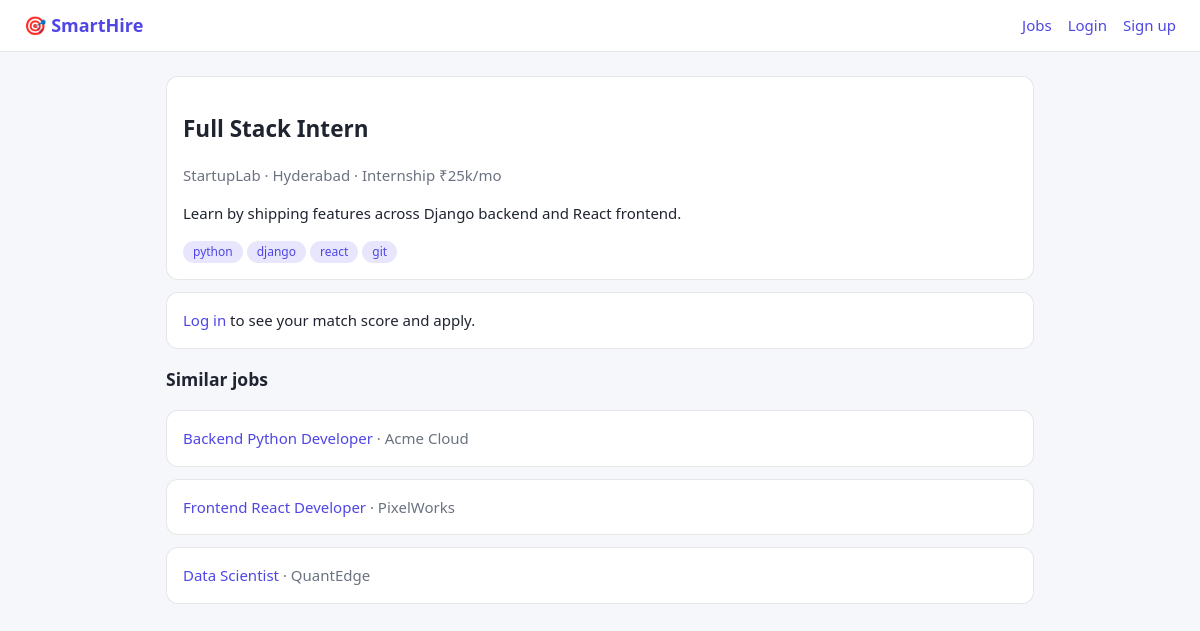
The page /job/6/ on the database its author committed.
### jobs/models.py (models this page shows, shortened)
class Job(models.Model):
    TYPES = [("FT","Full-time"),("PT","Part-time"),("CT","Contract"),("IN","Internship")]
    title = models.CharField(max_length=200)
    company = models.CharField(max_length=120)
    location = models.CharField(max_length=120)
    job_type = models.CharField(max_length=2, choices=TYPES, default="FT")
    remote = models.BooleanField(default=False)
    salary = models.CharField(max_length=60, blank=True)
    skills = models.CharField(max_length=300, blank=True, help_text="Comma separated")
    description = models.TextField()
    owner = models.ForeignKey(settings.AUTH_USER_MODEL, null=True, blank=True, on_delete=models.SET_NULL)
    posted = models.DateTimeField(auto_now_add=True)
    class Meta: ordering = ["-posted"]
    @property
    def skill_list(self): return [s.strip().lower() for s in self.skills.split(",") if s.strip()]
    @property
    def text(self): return f"{self.title} {self.title} {self.skills} {self.company} {self.location} {self.description}"

### jobs/views.py (the view)
# urls.py: path("", v.job_list, name="job_list"), path("job/<int:pk>/", v.job_detail, name="job_detail"),
def job_detail(request, pk):
    job = get_object_or_404(Job, pk=pk); ctx = {"job": job}
    if request.user.is_authenticated:
        p = _profile(request.user)
        ctx["score"], ctx["matched"], ctx["missing"] = ai.match(p.resume_text, p.skill_list, job)
        ctx["applied"] = Application.objects.filter(user=request.user, job=job).exists()
        ctx["form"] = ApplyForm()
    similar = [j for j, _ in ai.rank(job.text, Job.objects.exclude(pk=pk))[:3]]
    ctx["similar"] = similar
    return render(request, "jobs/job_detail.html", ctx)

### jobs/ai.py (called while the page is built)
def tokens(text):
    return [w for w in re.findall(r"[a-z0-9+#./]+", text.lower()) if w not in STOP and len(w) > 1]

def _idf(docs):
    df = Counter()
    for d in docs: df.update(set(d))
    n = len(docs)
    return {w: math.log((1 + n) / (1 + c)) + 1 for w, c in df.items()}

def _vec(toks, idf):
    return {w: c * idf.get(w, 1.0) for w, c in Counter(toks).items()}

def _cos(a, b):
    dot = sum(v * b.get(k, 0) for k, v in a.items())
    na, nb = math.sqrt(sum(v*v for v in a.values())), math.sqrt(sum(v*v for v in b.values()))
    return dot / (na * nb) if na and nb else 0.0

def rank(query, jobs):
    jobs = list(jobs); q = tokens(query)
    docs = [tokens(j.text) for j in jobs]
    idf = _idf(docs + [q]); qv = _vec(q, idf)
    out = [(j, _cos(qv, _vec(d, idf))) for j, d in zip(jobs, docs)]
    return sorted([x for x in out if x[1] > 0], key=lambda x: -x[1])

### jobs/templates/jobs/job_detail.html
{% extends "jobs/base.html" %}{% block content %}<div class="card"><h2>{{ job.title }}</h2>
<p class="muted">{{ job.company }} · {{ job.location }} · {{ job.get_job_type_display }} {{ job.salary }}</p>
<p>{{ job.description|linebreaks }}</p>{% for s in job.skill_list %}<span class="badge">{{ s }}</span>{% endfor %}</div>
{% if user.is_authenticated %}<div class="card"><div class="score">{{ score }}% AI match</div>
<p>Matched: {% for s in matched %}<span class="badge good">{{ s }}</span>{% empty %}<span class="muted">none yet</span>{% endfor %}</p>
<p>Skill gaps: {% for s in missing %}<span class="badge bad">{{ s }}</span>{% empty %}<span class="muted">none 🎉</span>{% endfor %}</p></div>
{% if applied %}<div class="card">✅ You've applied to this job.</div>{% else %}
<form class="card" method="post" action="{% url 'apply' job.pk %}">{% csrf_token %}{{ form.cover_note }}<br><br><button>Apply now</button></form>{% endif %}
{% else %}<div class="card"><a href="{% url 'login' %}">Log in</a> to see your match score and apply.</div>{% endif %}
{% if similar %}<h3>Similar jobs</h3>{% for j in similar %}<div class="card"><a href="{% url 'job_detail' j.pk %}">{{ j.title }}</a> <span class="muted">· {{ j.company }}</span></div>{% endfor %}{% endif %}{% endblock %}

### jobs/templates/jobs/base.html (style rules this page uses)
:root { --b:#4f46e5;--bg:#f6f7fb;--c:#fff;--t:#1f2430;--m:#6b7280 }
* { box-sizing:border-box }
body { margin:0;font:15px/1.5 system-ui,sans-serif;background:var(--bg);color:var(--t) }
a { color:var(--b);text-decoration:none }
.card { background:var(--c);border-radius:12px;padding:16px;margin-bottom:12px;border:1px solid #8883 }
.badge { display:inline-block;padding:2px 10px;border-radius:99px;font-size:12px;background:#4f46e522;color:var(--b);margin-right:4px }
.muted { color:var(--m) }

### rows shown on the page
Job: title "Full Stack Intern", company "StartupLab", location "Hyderabad", job_type "Internship", salary "₹25k/mo", description "Learn by shipping features across Django backend and React frontend."
Job: title "Backend Python Developer", company "Acme Cloud"
Job: title "Frontend React Developer", company "PixelWorks"
Job: title "Data Scientist", company "QuantEdge"

### other values the page prints
{{ s }} "python" "django" "react" "git"
